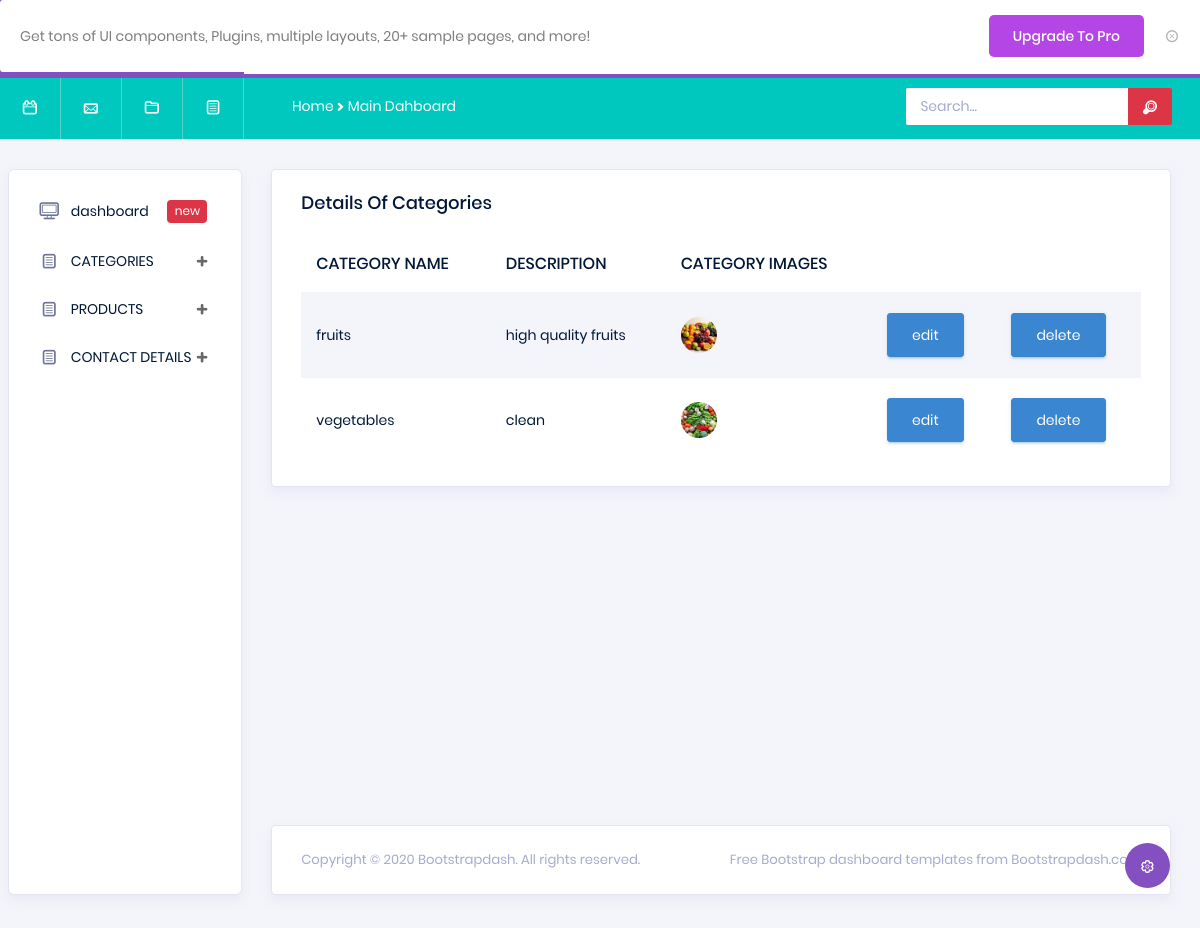
The app's page /backend/dispalycategorypage/ with its own data.
### backend/models.py (models this page shows)
class categorydb(models.Model):
    category_name=models.CharField(max_length=100,blank=True,null=True)
    description=models.TextField(max_length=100,blank=True,null=True)
    category_img=models.ImageField(upload_to='categorypics',blank=True,null=True)

### backend/views.py (the view)
# urls.py: path('dispalycategorypage/', views.dispalycategorypage, name='dispalycategorypage'),
def dispalycategorypage(req):
    data=categorydb.objects.all()
    return render(req,'displaycategory.html',{'data':data})

### backend/templates/displaycategory.html (shortened to what this page needs)
<!DOCTYPE html>
{% extends 'index.html' %}
{% block content %}
<html lang="en">
<head>
</head>
<body>
<div class="card">
                <div class="card-body">
                  <h4 class="card-title">details of categories</h4>
                  <div class="table-responsive">
                    <table class="table table-striped">
                      <thead>
                        <tr>
                          <th>
                            CATEGORY NAME
                          </th>
                          <th>
                    DESCRIPTION
                          </th>
                          <th>
                            CATEGORY IMAGES
                          </th>
                        </tr>
                      </thead>
                      <tbody>
                      {%  for i in data %}
                        <tr>
                          <td class="py-1">{{i.category_name}}</td>
                          <td>{{i.description}}</td>
                            <td><img src="{{i.category_img.url}}" width="200px" height="200px"</td>
                            <td><a href="{% url 'editcategory' catid=i.id %}"><button type="button" class="btn btn-info">edit</button></a></td>
                            <td><a href="{% url 'deletecategory' catid=i.id %}"><button type="button" class="btn btn-info">delete</button></a></td>
                        </tr>
{% endfor %}
                      </tbody>
                    </table>
                  </div>
                </div>
              </div>
</body>
</html>
{% endblock %}

### records on screen
categorydb: category_name "fruits", description "high quality fruits", category_img (picture)
categorydb: category_name "vegetables", description "clean", category_img (picture)
